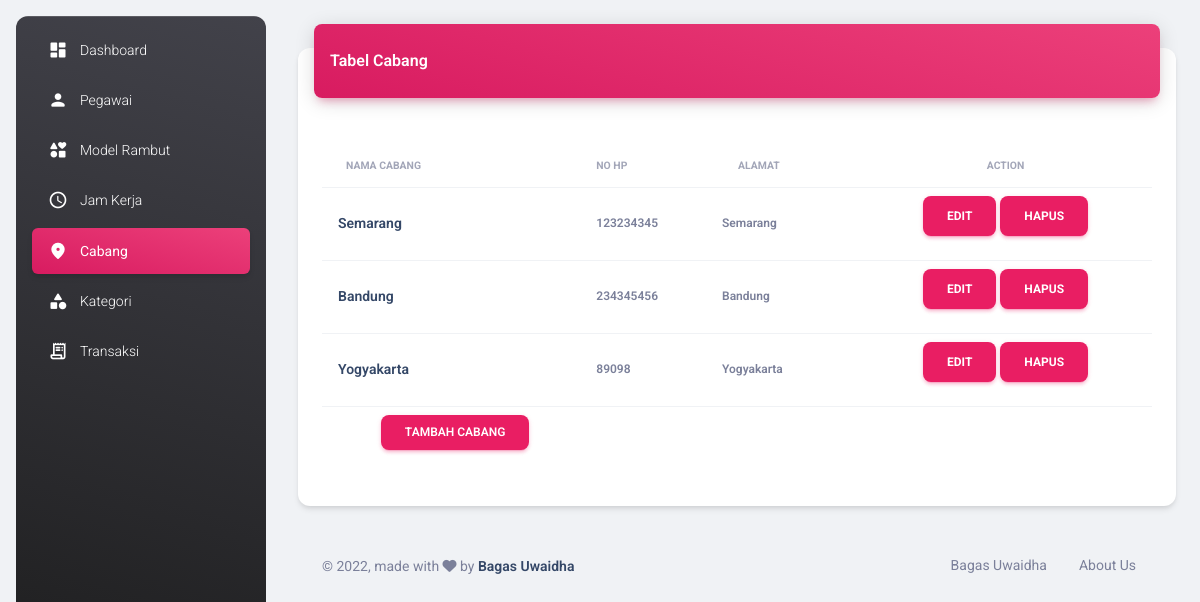
/admin/cabang.php, run on the app's committed database.
### tables this page shows
CREATE TABLE `tbl_cabang` (
  `id_cabang` int(11) NOT NULL,
  `nama_cabang` varchar(20) NOT NULL,
  `no_hp` int(11) NOT NULL,
  `alamat` text NOT NULL
);

### admin/cabang.php (the view, shortened to what this page needs)
<?php
require "../config.php";
$tbl_cabang = mysqli_query($conn, "SELECT * FROM tbl_cabang");
?>
<!DOCTYPE html>
<html lang="en">
<head>
    <link href="./assets/css/nucleo-icons.css" rel="stylesheet" />
    <link href="./assets/css/nucleo-svg.css" rel="stylesheet" />
    <link id="pagestyle" href="./assets/css/material-dashboard.css?v=3.0.0" rel="stylesheet" />
</head>
<body class="g-sidenav-show  bg-gray-200">
    <aside class="sidenav navbar navbar-vertical navbar-expand-xs border-0 border-radius-xl my-3 fixed-start ms-3   bg-gradient-dark" id="sidenav-main">
        <hr class="horizontal light mt-0 mb-2">
        <div class="collapse navbar-collapse  w-auto  max-height-vh-100" id="sidenav-collapse-main">
            <ul class="navbar-nav">
                <li class="nav-item">
                    <a class="nav-link text-white" href="dashboard.php">
                        <div class="text-white text-center me-2 d-flex align-items-center justify-content-center">
                            <i class="material-icons opacity-10">dashboard</i>
                        </div>
                        <span class="nav-link-text ms-1">Dashboard</span>
                    </a>
                </li>
                <li class="nav-item">
                    <a class="nav-link text-white" href="pegawai.php">
                        <div class="text-white text-center me-2 d-flex align-items-center justify-content-center">
                            <i class="material-icons opacity-10">person</i>
                        </div>
                        <span class="nav-link-text ms-1">Pegawai</span>
                    </a>
                </li>
                <li class="nav-item">
                    <a class="nav-link text-white" href="model_rambut.php">
                        <div class="text-white text-center me-2 d-flex align-items-center justify-content-center">
                            <i class="material-icons opacity-10">interests</i>
                        </div>
                        <span class="nav-link-text ms-1">Model Rambut</span>
                    </a>
                </li>
                <li class="nav-item">
                    <a class="nav-link text-white" href="jamkerja.php">
                        <div class="text-white text-center me-2 d-flex align-items-center justify-content-center">
                            <i class="material-icons opacity-10"><span class="material-icons-outlined">schedule</span></i>
                        </div>
                        <span class="nav-link-text ms-1">Jam Kerja</span>
                    </a>
                </li>
                <li class="nav-item">
                    <a class="nav-link text-white active bg-gradient-primary" href="cabang.php">
                        <div class="text-white text-center me-2 d-flex align-items-center justify-content-center">
                            <i class="material-icons opacity-10"><span class="material-icons-outlined">place</span></i>
                        </div>
                        <span class="nav-link-text ms-1">Cabang</span>
                    </a>
                </li>
                <li class="nav-item">
                    <a class="nav-link text-white" href="kategori.php">
                        <div class="text-white text-center me-2 d-flex align-items-center justify-content-center">
                            <i class="material-icons opacity-10"><span class="material-icons-outlined">category</span></i>
                        </div>
                        <span class="nav-link-text ms-1">Kategori</span>
                    </a>
                </li>
                <li class="nav-item">
                    <a class="nav-link text-white" href="index.php">
                        <div class="text-white text-center me-2 d-flex align-items-center justify-content-center">
                            <i class="material-icons opacity-10"><span class="material-icons-outlined">receipt_long</span></i>
                        </div>
                        <span class="nav-link-text ms-1">Transaksi</span>
                    </a>
                </li>
            </ul>
        </div>
    </aside>
    <main class="main-content position-relative max-height-vh-100 h-100 border-radius-lg ">
        <div class="container-fluid py-4">
            <div class="row">
                <div class="col-12">
                    <div class="card my-4">
                        <div class="card-header p-0 position-relative mt-n4 mx-3 z-index-2">
                            <div class="bg-gradient-primary shadow-primary border-radius-lg pt-4 pb-3">
                                <h6 class="text-white text-capitalize ps-3">Tabel Cabang</h6>
                            </div>
                        </div>
                        <div class="card-body px-0 pb-2">
                            <div class="table-responsive p-0 m-4">
                                <table class="table align-items-center mb-0">
                                    <thead>
                                        <tr>
                                            <th class="text-uppercase text-secondary text-xxs font-weight-bolder opacity-7">Nama Cabang</th>
                                            <th class="text-uppercase text-secondary text-xxs font-weight-bolder opacity-7 ps-2">No Hp</th>
                                            <th class="text-uppercase text-secondary text-xxs font-weight-bolder opacity-7">Alamat</th>
                                            <th class="text-center text-uppercase text-secondary text-xxs font-weight-bolder opacity-7">Action</th>
                                        </tr>
                                    </thead>
                                    <tbody>
                                        <?php while ($cabang = mysqli_fetch_assoc($tbl_cabang)) { ?>
                                            <tr>
                                                <td>
                                                    <div class="justify-content-center px-2 py-1">
                                                        <h6 class="mb-0 text-sm"><?php echo $cabang["nama_cabang"] ?></h6>
                                                    </div>
                                                </td>
                                                <td>
                                                    <p class="text-xs font-weight-bold mb-0"><?php echo $cabang["no_hp"] ?></p>
                                                </td>
                                                <td>
                                                    <p class="text-xs font-weight-bold mb-0"><?php echo $cabang["alamat"] ?></p>
                                                </td>
                                                <td class="align-middle text-center">
                                                    <a class="btn btn-primary" href="editcabang.php?id=<?php echo $cabang['id_cabang'] ?>" class="text-secondary font-weight-bold text-xs" data-toggle="tooltip" data-original-title="Edit user">
                                                        Edit
                                                    </a>
                                                    <a class="btn btn-primary" href="hapuscabang.php?id=<?php echo $cabang['id_cabang'] ?>" class="text-secondary font-weight-bold text-xs" data-toggle="tooltip" data-original-title="Edit user">
                                                        Hapus
                                                    </a>
                                                </td>
                                            </tr>
                                        <?php } ?>
                                        <td class="text-center">
                                            <buttons class="btn btn-primary text-secondary font-weight-bold text-xs text-white" data-bs-toggle="modal" data-bs-target="#TambahCabang">
                                                Tambah Cabang
                                            </buttons>
                                        </td>
                                    </tbody>
                                </table>
                            </div>
                        </div>
                    </div>
                </div>
            </div>
            <footer class="footer py-4  ">
                <div class="container-fluid">
                    <div class="row align-items-center justify-content-lg-between">
                        <div class="col-lg-6 mb-lg-0 mb-4">
                            <div class="copyright text-center text-sm text-muted text-lg-start">
                                © ,
                                made with <i class="fa fa-heart"></i> by
                                <a href="https://github.com/indogegewepe" class="font-weight-bold" target="_blank">Bagas Uwaidha</a>
                            </div>
                        </div>
                        <div class="col-lg-6">
                            <ul class="nav nav-footer justify-content-center justify-content-lg-end">
                                <li class="nav-item">
                                    <a href="https://github.com/indogegewepe" class="nav-link text-muted" target="_blank">Bagas Uwaidha</a>
                                </li>
                                <li class="nav-item">
                                    <a href="http://localhost/Responsi%20BasDat/Responsi/" class="nav-link text-muted" target="_blank">About Us</a>
                                </li>
                            </ul>
                        </div>
                    </div>
                </div>
            </footer>
        </div>
    </main>
</body>
</html>

### data on the page
tbl_cabang: nama_cabang "Semarang", no_hp "123234345", alamat "Semarang"
tbl_cabang: nama_cabang "Bandung", no_hp "234345456", alamat "Bandung"
tbl_cabang: nama_cabang "Yogyakarta", no_hp "89098", alamat "Yogyakarta"
